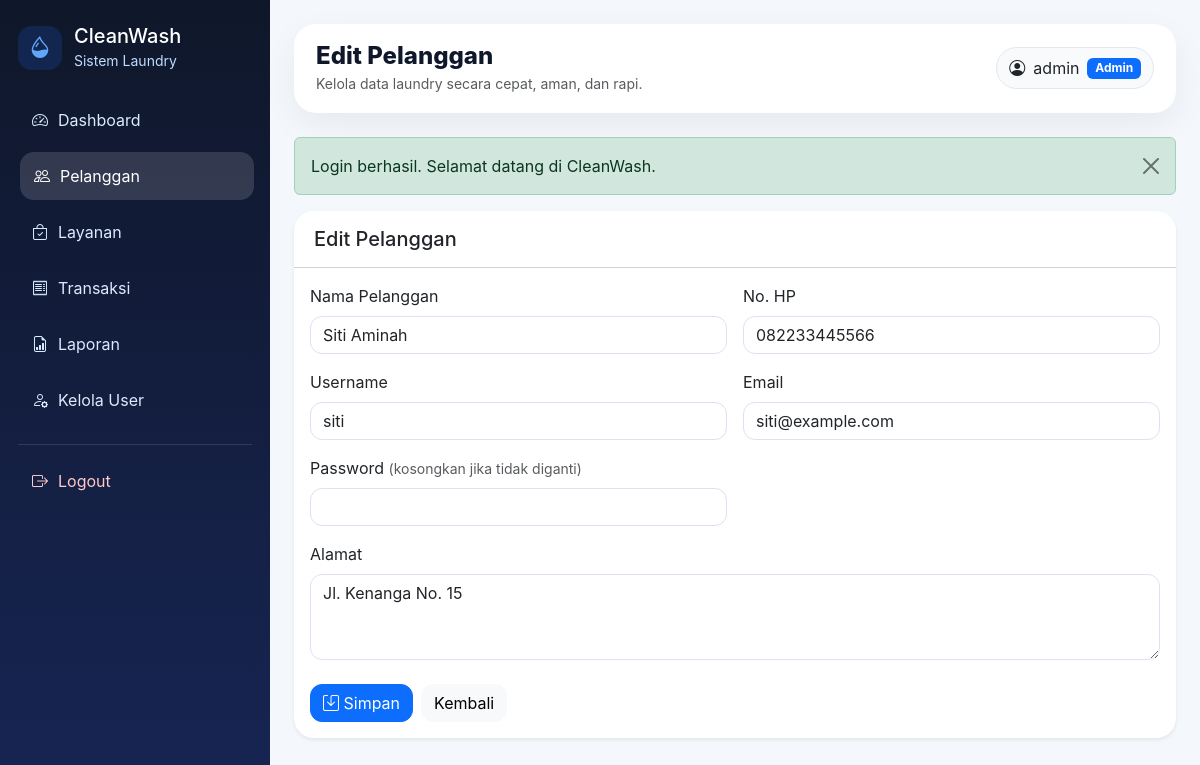
Page /index.php?page=admin/pelanggan/edit&id=2 (signed in) on the committed database.
### tables this page shows
CREATE TABLE `pelanggan` (
  `id` int(11) NOT NULL,
  `user_id` int(11) NOT NULL,
  `nama` varchar(100) NOT NULL,
  `no_hp` varchar(20) NOT NULL,
  `alamat` text NOT NULL,
  `created_at` timestamp NOT NULL DEFAULT current_timestamp(),
  `updated_at` timestamp NOT NULL DEFAULT current_timestamp() ON UPDATE current_timestamp()
);

CREATE TABLE `users` (
  `id` int(11) NOT NULL,
  `username` varchar(50) NOT NULL,
  `email` varchar(100) NOT NULL,
  `password` varchar(255) NOT NULL,
  `role` enum('admin','pelanggan') NOT NULL,
  `created_at` timestamp NOT NULL DEFAULT current_timestamp(),
  `updated_at` timestamp NOT NULL DEFAULT current_timestamp() ON UPDATE current_timestamp()
);

### controllers/BaseController.php (called while the page is built, shortened)
<?php
abstract class BaseController
{
    protected function view(string $view, array $data = []): void
    {
        extract($data);
        $viewFile = __DIR__ . '/../views/' . $view . '.php';
        require __DIR__ . '/../views/layouts/header.php';
        require $viewFile;
        require __DIR__ . '/../views/layouts/footer.php';
    }
}

### controllers/PelangganController.php (called while the page is built, shortened)
<?php
class PelangganController extends BaseController
{
    private Pelanggan $pelangganModel;
    public function __construct(mysqli $db, Auth $auth)
    {
        $this->pelangganModel = new Pelanggan($db);
    }
    public function edit(): void
    {
        $id = (int)($_GET['id'] ?? 0);
        $data = $this->pelangganModel->getById($id);
        $errors = [];
        $this->view('admin/pelanggan/form', [
            'title' => 'Edit Pelanggan',
            'errors' => $errors,
            'data' => $data,
            'action' => 'index.php?page=admin/pelanggan/edit&id=' . $id
        ]);
    }
}

### index.php (called while the page is built, shortened)
<?php
require_once __DIR__ . '/config/helpers.php';
require_once __DIR__ . '/models/Pelanggan.php';
require_once __DIR__ . '/controllers/BaseController.php';
require_once __DIR__ . '/controllers/AdminController.php';
require_once __DIR__ . '/controllers/PelangganController.php';
try {
    $db = (new Database())->getConnection();
    $userModel = new User($db);
    $auth = new Auth($userModel);
    $page = $_GET['page'] ?? 'login';
    match ($page) {
        'login' => (new AuthController($db, $auth))->login(),
        'register' => (new AuthController($db, $auth))->register(),
        'logout' => (new AuthController($db, $auth))->logout(),
        'admin/dashboard' => (new AdminController($db, $auth))->dashboard(),
        'admin/pelanggan' => (new PelangganController($db, $auth))->index(),
        'admin/pelanggan/create' => (new PelangganController($db, $auth))->create(),
        'admin/pelanggan/edit' => (new PelangganController($db, $auth))->edit(),
        'admin/pelanggan/delete' => (new PelangganController($db, $auth))->delete(),
        'admin/layanan' => (new LayananController($db, $auth))->index(),
        'admin/layanan/create' => (new LayananController($db, $auth))->create(),
        'admin/layanan/edit' => (new LayananController($db, $auth))->edit(),
        'admin/layanan/delete' => (new LayananController($db, $auth))->delete(),
        'admin/transaksi' => (new TransaksiController($db, $auth))->index(),
        'admin/transaksi/create' => (new TransaksiController($db, $auth))->create(),
        'admin/transaksi/edit' => (new TransaksiController($db, $auth))->edit(),
        'admin/transaksi/detail' => (new TransaksiController($db, $auth))->detail(),
        'admin/transaksi/status' => (new TransaksiController($db, $auth))->updateStatus(),
        'admin/transaksi/delete' => (new TransaksiController($db, $auth))->delete(),
        'admin/laporan' => (new LaporanController($db, $auth))->index(),
        'admin/users' => (new UserController($db, $auth))->index(),
        'admin/users/role' => (new UserController($db, $auth))->updateRole(),
        'pelanggan/dashboard' => (new CustomerController($db, $auth))->dashboard(),
        'pelanggan/status' => (new CustomerController($db, $auth))->status(),
        'pelanggan/riwayat' => (new CustomerController($db, $auth))->riwayat(),
        'pelanggan/profil' => (new CustomerController($db, $auth))->profil(),
        default => redirect($auth->check() ? ($_SESSION['user']['role'] === 'admin' ? 'admin/dashboard' : 'pelanggan/dashboard') : 'login'),
    };
} catch (Throwable $e) {
    http_response_code(500);
    $message = e($e->getMessage());
    ?>
    <!doctype html>
    <html lang="id">
    <head>
        <meta charset="utf-8">
        <meta name="viewport" content="width=device-width, initial-scale=1">
        <title>Kesalahan Aplikasi - CleanWash</title>
        <link href="https://cdn.jsdelivr.net/npm/bootstrap@5.3.3/dist/css/bootstrap.min.css" rel="stylesheet">
        <link href="assets/css/style.css" rel="stylesheet">
    </head>
    <body class="bg-light">
        <div class="container py-5">
            <div class="row justify-content-center">
                <div class="col-lg-7">
                    <div class="card border-0 shadow-sm">
                        <div class="card-body p-4 p-md-5">
                            <h3 class="fw-bold text-danger mb-3">Aplikasi belum bisa dijalankan</h3>
                            <p class="mb-3"><?= $message ?></p>
                            <div class="alert alert-info">
                                <strong>Solusi cepat:</strong> pastikan MySQL XAMPP aktif dan database <code>db_laundry</code> sudah dibuat dengan menjalankan script <code>database/laundry.sql</code> melalui CMD/Shell XAMPP.
                            </div>
                            <a href="README.md" class="btn btn-primary">Lihat README</a>
                        </div>
                    </div>
                </div>
            </div>
        </div>
    </body>
    </html>
    <?php
}

### models/Pelanggan.php (called while the page is built, shortened)
<?php
class Pelanggan
{
    private mysqli $db;
    public function __construct(mysqli $db)
    {
        $this->db = $db;
    }
    public function getById(int $id): ?array
    {
        $sql = "SELECT p.*, u.username, u.email, u.id AS user_id
                FROM pelanggan p
                JOIN users u ON p.user_id = u.id
                WHERE p.id = ? LIMIT 1";
        $stmt = $this->db->prepare($sql);
        $stmt->bind_param('i', $id);
        $stmt->execute();
        $row = $stmt->get_result()->fetch_assoc();
        return $row ?: null;
    }
}

### views/admin/pelanggan/form.php (the view, shortened to what this page needs)
<div class="card border-0 shadow-sm">
    <div class="card-header bg-white"><h5 class="mb-0"><?= e($title) ?></h5></div>
    <div class="card-body">
        <form method="post" action="<?= e($action) ?>">
            <div class="row g-3">
                <div class="col-md-6">
                    <label class="form-label">Nama Pelanggan</label>
                    <input type="text" name="nama" class="form-control" value="<?= e(old('nama', $data['nama'] ?? '')) ?>" required>
                </div>
                <div class="col-md-6">
                    <label class="form-label">No. HP</label>
                    <input type="text" name="no_hp" class="form-control" value="<?= e(old('no_hp', $data['no_hp'] ?? '')) ?>" required>
                </div>
                <div class="col-md-6">
                    <label class="form-label">Username</label>
                    <input type="text" name="username" class="form-control" value="<?= e(old('username', $data['username'] ?? '')) ?>" required>
                </div>
                <div class="col-md-6">
                    <label class="form-label">Email</label>
                    <input type="email" name="email" class="form-control" value="<?= e(old('email', $data['email'] ?? '')) ?>" required>
                </div>
                <div class="col-md-6">
                    <label class="form-label">Password <?= $data ? '<small class="text-muted">(kosongkan jika tidak diganti)</small>' : '<small class="text-muted">(kosong = password123)</small>' ?></label>
                    <input type="password" name="password" class="form-control">
                </div>
                <div class="col-12">
                    <label class="form-label">Alamat</label>
                    <textarea name="alamat" class="form-control" rows="3" required><?= e(old('alamat', $data['alamat'] ?? '')) ?></textarea>
                </div>
            </div>
            <div class="mt-4 d-flex gap-2">
                <button class="btn btn-primary" type="submit"><i class="bi bi-save"></i> Simpan</button>
                <a class="btn btn-light" href="index.php?page=admin/pelanggan">Kembali</a>
            </div>
        </form>
    </div>
</div>

### assets/css/style.css (style rules this page uses)
:root { --primary: #2563eb; --primary-dark: #1e40af; --bg-soft: #f4f7fb; --sidebar: #0f172a; --text-muted: #64748b; }
* { box-sizing: border-box; }
body { background: var(--bg-soft); font-family: Inter, system-ui, -apple-system, BlinkMacSystemFont, "Segoe UI", sans-serif; }
.card { border-radius: 20px; overflow: hidden; }
.card-header { padding: 16px 20px; }
.btn { border-radius: 12px; }
.form-control, .form-select { border-radius: 12px; border-color: #dbe3ef; }

### rows in the picture
pelanggan: nama "Siti Aminah", no_hp "082233445566", username "siti", email "siti@example.com", alamat "Jl. Kenanga No. 15"

### other values in the picture
$title "Edit Pelanggan"
$user['username'] "admin"
$user['role'] "Admin"
$message "Login berhasil. Selamat datang di CleanWash."
